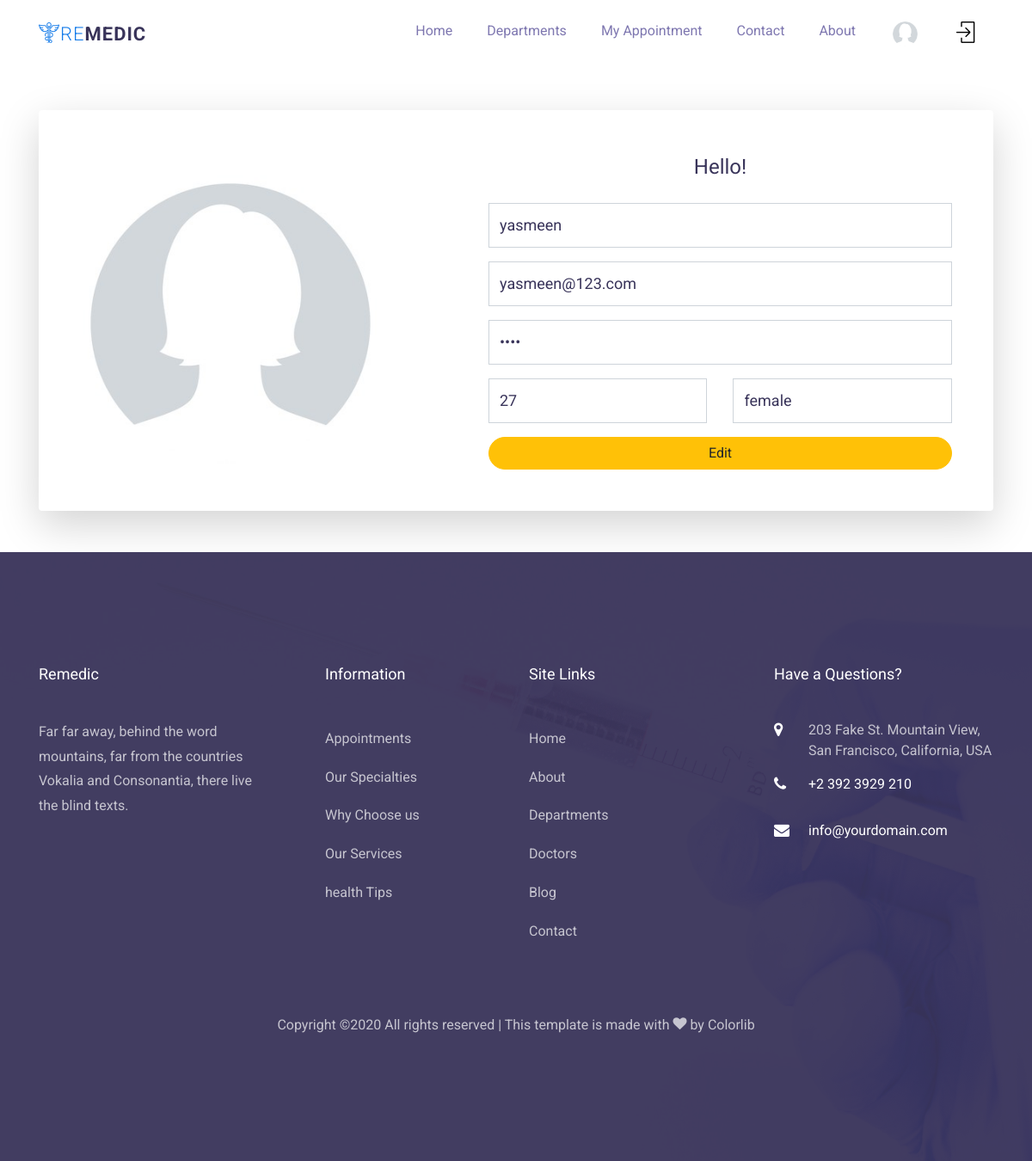
/patient_profile.php (signed in), run on the app's committed database.
### tables this page shows
CREATE TABLE IF NOT EXISTS `patient` (
  `patient_id` int(3) NOT NULL AUTO_INCREMENT,
  `patient_name` varchar(100) NOT NULL,
  `patient_gender` varchar(100) NOT NULL,
  `patient_age` varchar(3) NOT NULL,
  `patient_email` varchar(100) NOT NULL,
  `patient_password` varchar(100) NOT NULL,
  PRIMARY KEY (`patient_id`)
);

### patient_profile.php (the view, shortened to what this page needs)
   <?php
   include("includes/public_header.php");
   $query  = "SELECT * FROM patient WHERE patient_id={$_SESSION['patient_id']}";
   $result = mysqli_query($conn,$query);
   $row    = mysqli_fetch_assoc($result);
   ?>
<body class="bg-gradient-primary">
  <div class="container">
    <div class="card o-hidden border-0 shadow-lg my-5">
      <div class="card-body p-0">
        <div class="row">
          <div class="col-lg-5 d-none d-lg-block text-center mt-5">
            <img src="images/profile.jpg" width="400px" height="400px">
          </div>
          <div class="col-lg-7">
            <div class="p-5">
              <div class="text-center">
                <h1 class="h4 text-gray-900 mb-4">Hello!</h1>
              </div>
             <form class='user' method='post'>
                      <div class='form-group'>
                        <input type='text' class='form-control form-control-user' placeholder='Full name..' name='fullname' value="<?php echo $row['patient_name'] ?>">
                      </div>
                      <div class='form-group'>
                        <input type='email' class='form-control form-control-user' aria-describedby='emailHelp' placeholder='Email Address...' name='email' value="<?php echo $row['patient_email'] ?>">
                      </div>
                      <div class='form-group'>
                        <input type='password' class='form-control form-control-user' placeholder='Password..' name='password' value="<?php echo $row['patient_password'] ?>">
                      </div>
                      <div class="row">
                        <div class="col-md-6">
                          <div class="form-group">
                            <input type="text" class="form-control"  placeholder="Age" name="age" value="<?php echo $row['patient_age'] ?>">
                          </div>
                        </div>
                        <div class="col-md-6">
                          <div class="form-group">
                            <input type="text" class="form-control"  placeholder="Gender" name="gender" value="<?php echo $row['patient_gender'] ?>">
                          </div>
                        </div>
                      </div>
                      <button class='btn btn-warning btn-user btn-block' name='edit'>Edit</button>
                    </form>
            </div>
          </div>
        </div>
      </div>
    </div>
</div>
</body>
</html>
   <?php
include("includes/public_footer.php");
    ?>

### data on the page
patient: fullname "yasmeen", email "yasmeen@123.com", age "27", gender "female"
